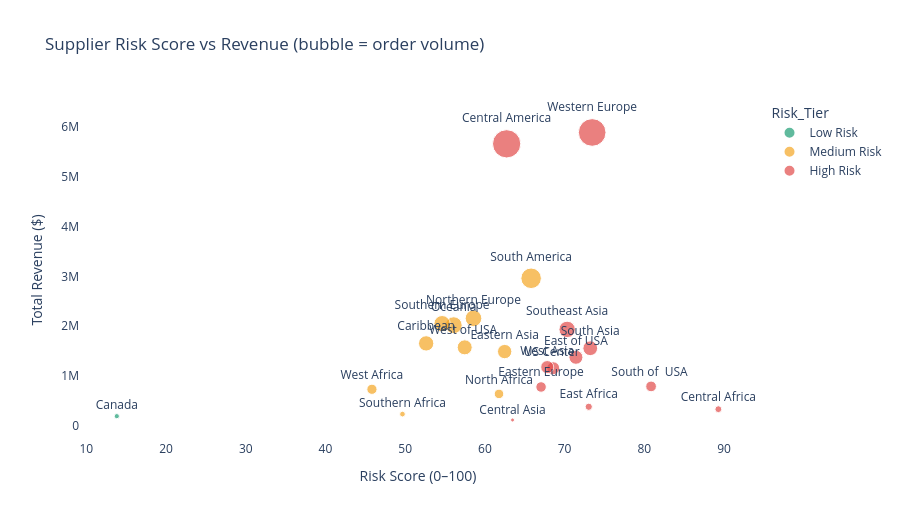

The code cell stored with this chart in its notebook:
### Code cell
# ── Chart 4: Supplier risk vs revenue bubble ───────────────────
color_map = {
    'Low Risk'   : '#1D9E75',
    'Medium Risk': '#F5A623',
    'High Risk'  : '#E24B4A'
}

fig = px.scatter(
    supplier,
    x='Risk_Score', y='Total_Revenue',
    size='Total_Orders',
    color='Risk_Tier',
    color_discrete_map=color_map,
    text='Order Region',
    title='Supplier Risk Score vs Revenue (bubble = order volume)',
    labels={
        'Risk_Score'   : 'Risk Score (0–100)',
        'Total_Revenue': 'Total Revenue ($)',
        'Total_Orders' : 'Order Volume'
    }
)
fig.update_traces(textposition='top center')
fig.update_layout(plot_bgcolor='white', height=520)
fig.write_html('../outputs/impact_supplier_risk_revenue.html')
fig.show()
print('Chart 4 saved ✓')

### Figure 1 — Plotly figure (JSON) as saved in the notebook; plotly's stock layout.template omitted (floating-point values rounded to 4 significant figures)
{"data": [{"hovertemplate": "Risk_Tier=Low Risk<br>Risk Score (0–100)=%{x}<br>Total Revenue ($)=%{y}<br>Order Volume=%{marker.size}<br>Order Region=%{text}<extra></extra>", "legendgroup": "Low Risk", "marker": {"color": "#1D9E75", "size": [959], "sizemode": "area", "sizeref": 70.85, "symbol": "circle"}, "mode": "markers+text", "name": "Low Risk", "orientation": "v", "showlegend": true, "text": ["Canada"], "textposition": "top center", "type": "scatter", "x": [13.82], "xaxis": "x", "y": [186900.0], "yaxis": "y"}, {"hovertemplate": "Risk_Tier=Medium Risk<br>Risk Score (0–100)=%{x}<br>Total Revenue ($)=%{y}<br>Order Volume=%{marker.size}<br>Order Region=%{text}<extra></extra>", "legendgroup": "Medium Risk", "marker": {"color": "#F5A623", "size": [8318, 7280, 3232, 9792, 10148, 14935, 1157, 9431, 3696, 7993], "sizemode": "area", "sizeref": 70.85, "symbol": "circle"}, "mode": "markers+text", "name": "Medium Risk", "orientation": "v", "showlegend": true, "text": ["Caribbean", "Eastern Asia", "North Africa", "Northern Europe", "Oceania", "South America", "Southern Africa", "Southern Europe", "West Africa", "West of USA "], "textposition": "top center", "type": "scatter", "x": [52.63, 62.48, 61.77, 58.57, 56.09, 65.8, 49.66, 54.63, 45.83, 57.47], "xaxis": "x", "y": [1651000.0, 1486000.0, 634800.0, 2156000.0, 2017000.0, 2961000.0, 228300.0, 2048000.0, 728000.0, 1571000.0], "yaxis": "y"}, {"hovertemplate": "Risk_Tier=High Risk<br>Risk Score (0–100)=%{x}<br>Total Revenue ($)=%{y}<br>Order Volume=%{marker.size}<br>Order Region=%{text}<extra></extra>", "legendgroup": "High Risk", "marker": {"color": "#E24B4A", "size": [1677, 28341, 553, 1852, 6915, 3920, 7731, 4045, 9539, 5887, 6009, 27109], "sizemode": "area", "sizeref": 70.85, "symbol": "circle"}, "mode": "markers+text", "name": "High Risk", "orientation": "v", "showlegend": true, "text": ["Central Africa", "Central America", "Central Asia", "East Africa", "East of USA", "Eastern Europe", "South Asia", "South of  USA ", "Southeast Asia", "US Center ", "West Asia", "Western Europe"], "textposition": "top center", "type": "scatter", "x": [89.29, 62.73, 63.47, 73.03, 71.42, 67.05, 73.22, 80.85, 70.32, 68.58, 67.82, 73.46], "xaxis": "x", "y": [327300.0, 5666000.0, 109800.0, 376200.0, 1371000.0, 774300.0, 1554000.0, 785800.0, 1932000.0, 1151000.0, 1175000.0, 5894000.0], "yaxis": "y"}], "layout": {"height": 520, "legend": {"itemsizing": "constant", "title": {"text": "Risk_Tier"}, "tracegroupgap": 0}, "plot_bgcolor": "white", "title": {"text": "Supplier Risk Score vs Revenue (bubble = order volume)"}, "xaxis": {"anchor": "y", "domain": [0, 1], "title": {"text": "Risk Score (0–100)"}}, "yaxis": {"anchor": "x", "domain": [0, 1], "title": {"text": "Total Revenue ($)"}}}}
